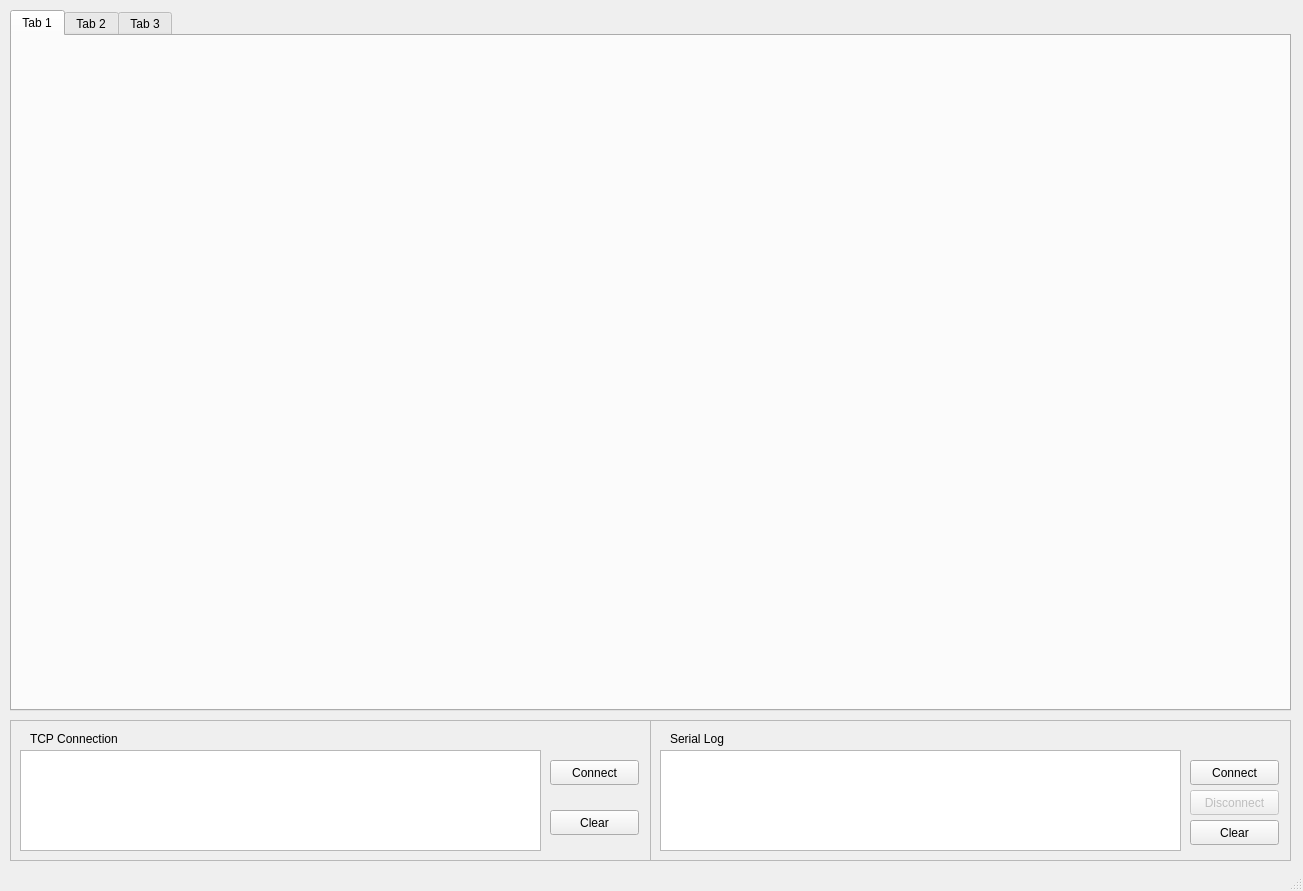
<?xml version="1.0" encoding="UTF-8"?>
<ui version="4.0">
 <class>MainWindow</class>
 <widget class="QMainWindow" name="MainWindow">
  <property name="geometry">
   <rect>
    <x>0</x>
    <y>0</y>
    <width>1303</width>
    <height>891</height>
   </rect>
  </property>
  <property name="windowTitle">
   <string>LAGO</string>
  </property>
  <widget class="QWidget" name="centralwidget">
   <widget class="QTabWidget" name="tabWidget">
    <property name="geometry">
     <rect>
      <x>10</x>
      <y>10</y>
      <width>1281</width>
      <height>701</height>
     </rect>
    </property>
    <property name="currentIndex">
     <number>0</number>
    </property>
    <widget class="QWidget" name="tab">
     <attribute name="title">
      <string>Tab 1</string>
     </attribute>
    </widget>
    <widget class="QWidget" name="tab_2">
     <attribute name="title">
      <string>Tab 2</string>
     </attribute>
    </widget>
    <widget class="QWidget" name="tab_3">
     <attribute name="title">
      <string>Tab 3</string>
     </attribute>
    </widget>
   </widget>
   <widget class="QFrame" name="frame">
    <property name="geometry">
     <rect>
      <x>10</x>
      <y>720</y>
      <width>641</width>
      <height>141</height>
     </rect>
    </property>
    <property name="frameShape">
     <enum>QFrame::StyledPanel</enum>
    </property>
    <property name="frameShadow">
     <enum>QFrame::Raised</enum>
    </property>
    <widget class="QLabel" name="label">
     <property name="geometry">
      <rect>
       <x>20</x>
       <y>10</y>
       <width>111</width>
       <height>17</height>
      </rect>
     </property>
     <property name="text">
      <string>TCP Connection</string>
     </property>
    </widget>
    <widget class="QTextEdit" name="tcpTextEdit">
     <property name="geometry">
      <rect>
       <x>10</x>
       <y>30</y>
       <width>521</width>
       <height>101</height>
      </rect>
     </property>
     <property name="readOnly">
      <bool>true</bool>
     </property>
    </widget>
    <widget class="QPushButton" name="pushtcpconnect">
     <property name="geometry">
      <rect>
       <x>540</x>
       <y>40</y>
       <width>89</width>
       <height>25</height>
      </rect>
     </property>
     <property name="text">
      <string>Connect</string>
     </property>
    </widget>
    <widget class="QPushButton" name="pushtcpclear">
     <property name="geometry">
      <rect>
       <x>540</x>
       <y>90</y>
       <width>89</width>
       <height>25</height>
      </rect>
     </property>
     <property name="text">
      <string>Clear</string>
     </property>
    </widget>
   </widget>
   <widget class="QFrame" name="frame_2">
    <property name="geometry">
     <rect>
      <x>650</x>
      <y>720</y>
      <width>641</width>
      <height>141</height>
     </rect>
    </property>
    <property name="frameShape">
     <enum>QFrame::StyledPanel</enum>
    </property>
    <property name="frameShadow">
     <enum>QFrame::Raised</enum>
    </property>
    <widget class="QTextEdit" name="serialTextEdit">
     <property name="geometry">
      <rect>
       <x>10</x>
       <y>30</y>
       <width>521</width>
       <height>101</height>
      </rect>
     </property>
     <property name="readOnly">
      <bool>true</bool>
     </property>
    </widget>
    <widget class="QLabel" name="label_2">
     <property name="geometry">
      <rect>
       <x>20</x>
       <y>10</y>
       <width>81</width>
       <height>17</height>
      </rect>
     </property>
     <property name="text">
      <string>Serial Log</string>
     </property>
    </widget>
    <widget class="QPushButton" name="pushclearserial">
     <property name="geometry">
      <rect>
       <x>540</x>
       <y>100</y>
       <width>89</width>
       <height>25</height>
      </rect>
     </property>
     <property name="text">
      <string>Clear</string>
     </property>
    </widget>
    <widget class="QPushButton" name="pushstartSerial">
     <property name="geometry">
      <rect>
       <x>540</x>
       <y>40</y>
       <width>89</width>
       <height>25</height>
      </rect>
     </property>
     <property name="text">
      <string>Connect</string>
     </property>
    </widget>
    <widget class="QPushButton" name="pushstopSerial">
     <property name="enabled">
      <bool>false</bool>
     </property>
     <property name="geometry">
      <rect>
       <x>540</x>
       <y>70</y>
       <width>89</width>
       <height>25</height>
      </rect>
     </property>
     <property name="text">
      <string>Disconnect</string>
     </property>
    </widget>
   </widget>
  </widget>
  <widget class="QStatusBar" name="statusbar"/>
 </widget>
 <resources/>
 <connections/>
</ui>
